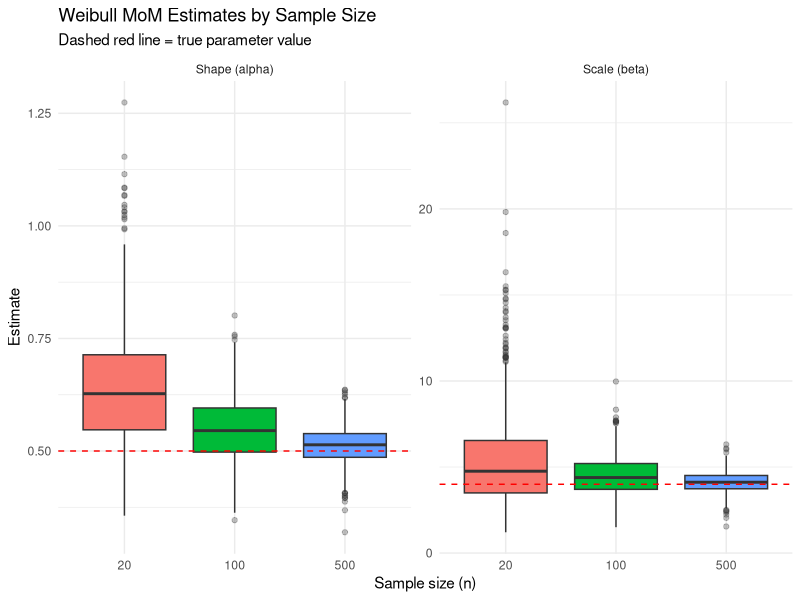
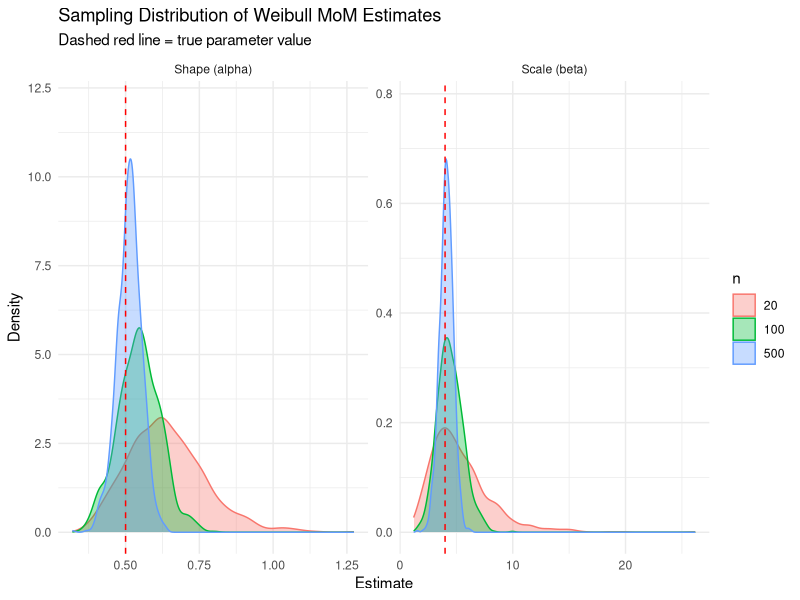

The R script that drew these images, in order:
## ============================================================
## Weibull Distribution Parameter Estimation - Monte Carlo Study
## Method: Method of Moments (MoM) via root-finding (uniroot)
## Target: Weibull(shape = 0.5, scale = 4)
## Paired design: the same sample x per replication is used by
## the MoM, MLE and Bootstrap scripts (common random numbers).
## ============================================================

## ---- 0. Setup -------------------------------------------------
set.seed(2026)

required_pkgs <- c("ggplot2", "tidyr", "dplyr")
for (pkg in required_pkgs) {
  if (!requireNamespace(pkg, quietly = TRUE)) {
    install.packages(pkg, repos = "https://cloud.r-project.org")
  }
}
library(ggplot2)
library(tidyr)
library(dplyr)

out_dir <- "weibull_mom_output"
if (!dir.exists(out_dir)) dir.create(out_dir)

## ---- 1. Simulation parameters ----------------------------------
alpha_true <- 0.5 # true shape
beta_true  <- 4   # true scale
n_vals     <- c(20, 100, 500)
n_rep      <- 1000

## ---- 1b. Paired Monte Carlo samples (common random numbers) -----
set.seed(2026)
sample_bank <- lapply(n_vals, function(n) {
  matrix(stats::rweibull(n * n_rep, shape = alpha_true, scale = beta_true),
         nrow = n_rep, ncol = n, byrow = TRUE)
})
names(sample_bank) <- as.character(n_vals)

## ---- 2. Method of Moments estimator for Weibull ----------------
## For X ~ Weibull(shape = k, scale = lambda):
##   E[X]   = lambda * Gamma(1 + 1/k)
##   Var[X] = lambda^2 * [Gamma(1 + 2/k) - Gamma(1 + 1/k)^2]
## => CV^2 = Var/E[X]^2 = Gamma(1+2/k)/Gamma(1+1/k)^2 - 1
## Solve the above for k numerically (uniroot), then recover lambda.
weibull_mom <- function(x) {
  m1  <- mean(x)
  v   <- stats::var(x)
  cv2 <- v / m1^2

  cv2_eq <- function(k) {
    gamma(1 + 2 / k) / (gamma(1 + 1 / k))^2 - 1 - cv2
  }

  k_hat <- tryCatch(
    {
      root <- stats::uniroot(cv2_eq, interval = c(0.05, 100),
                              extendInt = "yes", tol = .Machine$double.eps^0.25)
      root$root
    },
    error = function(e) NA_real_
  )

  lambda_hat <- if (!is.na(k_hat)) {
    m1 / gamma(1 + 1 / k_hat)
  } else {
    NA_real_
  }

  c(shape = k_hat, scale = lambda_hat)
}

## ---- 3. Monte Carlo simulation ----------------------------------
sim_results <- list()

for (n in n_vals) {

  shape_hat <- numeric(n_rep)
  scale_hat <- numeric(n_rep)
  samples   <- sample_bank[[as.character(n)]]

  for (r in seq_len(n_rep)) {
    x   <- samples[r, ]
    est <- tryCatch(weibull_mom(x),
                    error = function(e) c(shape = NA_real_, scale = NA_real_))
    shape_hat[r] <- est["shape"]
    scale_hat[r] <- est["scale"]
  }

  sim_results[[as.character(n)]] <- data.frame(
    n          = n,
    rep        = seq_len(n_rep),
    shape_hat  = shape_hat,
    scale_hat  = scale_hat
  )
}

estimates_df <- dplyr::bind_rows(sim_results)

# Drop failed (NA) replications, report how many were dropped
n_na <- sum(!is.finite(estimates_df$shape_hat) | !is.finite(estimates_df$scale_hat))
if (n_na > 0) {
  message(sprintf("Dropping %d replication(s) with failed MoM estimation.", n_na))
}
estimates_df <- estimates_df[is.finite(estimates_df$shape_hat) &
                               is.finite(estimates_df$scale_hat), ]

write.csv(estimates_df,
          file = file.path(out_dir, "weibull_mom_raw_estimates.csv"),
          row.names = FALSE)

## ---- 4. Performance metrics -------------------------------------
compute_metrics <- function(est, true_val) {
  bias     <- mean(est, na.rm = TRUE) - true_val
  rel_bias <- bias / true_val
  variance <- stats::var(est, na.rm = TRUE)
  mse      <- mean((est - true_val)^2, na.rm = TRUE)
  rel_mse  <- mse / true_val^2
  c(Bias = bias, Relative_Bias = rel_bias, Variance = variance,
    MSE = mse, Relative_MSE = rel_mse)
}

metrics_list <- lapply(n_vals, function(n) {
  sub <- estimates_df[estimates_df$n == n, ]

  shape_metrics <- compute_metrics(sub$shape_hat, alpha_true)
  scale_metrics <- compute_metrics(sub$scale_hat, beta_true)

  data.frame(
    n         = n,
    Parameter = c("shape (alpha)", "scale (beta)"),
    True_Value = c(alpha_true, beta_true),
    Mean_Estimate = c(mean(sub$shape_hat, na.rm = TRUE), mean(sub$scale_hat, na.rm = TRUE)),
    Bias          = c(shape_metrics["Bias"], scale_metrics["Bias"]),
    Relative_Bias = c(shape_metrics["Relative_Bias"], scale_metrics["Relative_Bias"]),
    Variance      = c(shape_metrics["Variance"], scale_metrics["Variance"]),
    MSE           = c(shape_metrics["MSE"], scale_metrics["MSE"]),
    Relative_MSE  = c(shape_metrics["Relative_MSE"], scale_metrics["Relative_MSE"])
  )
})

metrics_df <- dplyr::bind_rows(metrics_list)

## ---- 5. Export metrics to CSV -----------------------------------
write.csv(metrics_df,
          file = file.path(out_dir, "weibull_mom_metrics.csv"),
          row.names = FALSE)

print(metrics_df)

## ---- 6. Visualizations -------------------------------------------

plot_df <- estimates_df %>%
  tidyr::pivot_longer(
    cols = c(shape_hat, scale_hat),
    names_to = "parameter",
    values_to = "estimate"
  ) %>%
  dplyr::mutate(
    parameter = factor(parameter,
                        levels = c("shape_hat", "scale_hat"),
                        labels = c("Shape (alpha)", "Scale (beta)")),
    n = factor(n, levels = n_vals)
  )

true_vals_df <- data.frame(
  parameter = factor(c("Shape (alpha)", "Scale (beta)"),
                      levels = c("Shape (alpha)", "Scale (beta)")),
  true_value = c(alpha_true, beta_true)
)

ymax_df <- plot_df %>%
  dplyr::filter(is.finite(estimate)) %>%
  dplyr::group_by(parameter, n) %>%
  dplyr::summarise(peak = if (dplyr::n() >= 2) max(stats::density(estimate, na.rm = TRUE)$y) else NA_real_,
                   .groups = "drop") %>%
  dplyr::group_by(parameter) %>%
  dplyr::summarise(ymax = max(peak, na.rm = TRUE) * 1.15, .groups = "drop")
ylim_df <- rbind(data.frame(parameter = ymax_df$parameter, y = 0),
                 data.frame(parameter = ymax_df$parameter, y = ymax_df$ymax))

boxplot_gg <- ggplot(plot_df, aes(x = n, y = estimate, fill = n)) +
  geom_boxplot(outlier.alpha = 0.3, na.rm = TRUE) +
  geom_hline(data = true_vals_df, aes(yintercept = true_value),
             linetype = "dashed", color = "red") +
  facet_wrap(~ parameter, scales = "free_y") +
  labs(
    title = "Weibull MoM Estimates by Sample Size",
    subtitle = "Dashed red line = true parameter value",
    x = "Sample size (n)",
    y = "Estimate"
  ) +
  theme_minimal() +
  theme(legend.position = "none")

ggsave(file.path(out_dir, "weibull_mom_boxplots.png"),
       plot = boxplot_gg, width = 9, height = 5, dpi = 300)

density_gg <- ggplot(plot_df, aes(x = estimate, fill = n, color = n)) +
  geom_density(alpha = 0.35, na.rm = TRUE) +
  geom_blank(data = ylim_df, aes(y = y), inherit.aes = FALSE) +
  geom_vline(data = true_vals_df, aes(xintercept = true_value),
             linetype = "dashed", color = "red") +
  facet_wrap(~ parameter, scales = "free") +
  labs(
    title = "Sampling Distribution of Weibull MoM Estimates",
    subtitle = "Dashed red line = true parameter value",
    x = "Estimate",
    y = "Density",
    fill = "n", color = "n"
  ) +
  theme_minimal()

ggsave(file.path(out_dir, "weibull_mom_density.png"),
       plot = density_gg, width = 9, height = 5, dpi = 300)

## ---- 7. Session info (for reproducibility record) -----------------
writeLines(capture.output(sessionInfo()),
           con = file.path(out_dir, "session_info.txt"))

message("Done. All outputs written to: ", normalizePath(out_dir))
